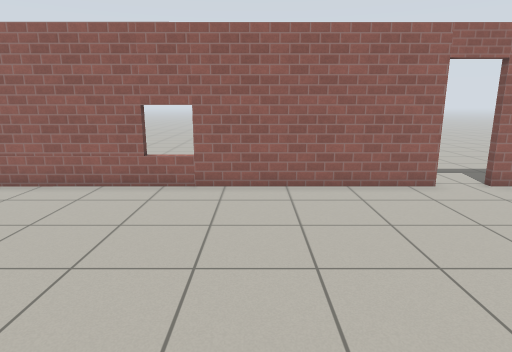
[1] (above)

16 first-person views from a walk through a Gazebo world. The camera is 1.3 m above the floor, tilts 12° down and sees 75° across. The floor is counted in squares, 0.5 m on a side. Each view is taken from the middle of a square. On the plan, view 1 faces up. The plan holds only what a view shows up to about 20 squares ahead; the rest is blank. The robots in the file are not drawn. Gazebo's built-in surfaces are drawn with simple patterns.

[2]
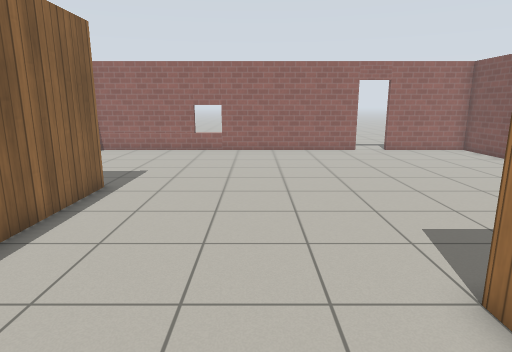

[3]
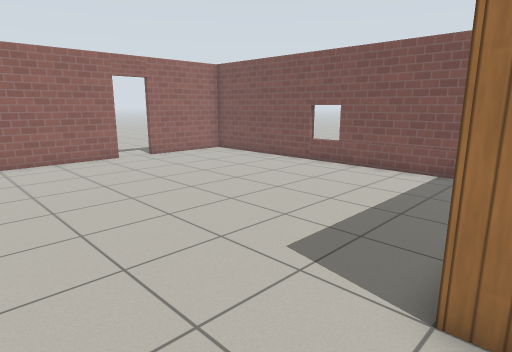

[4]
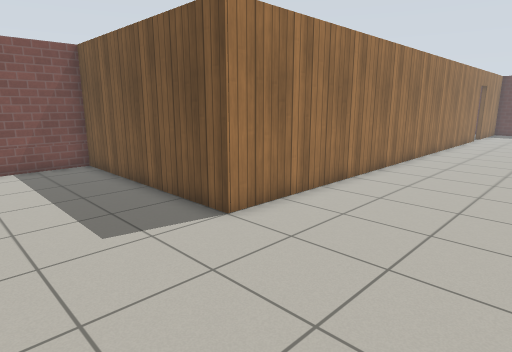

[5]
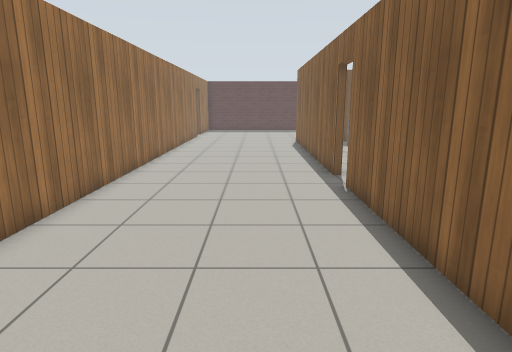

[6]
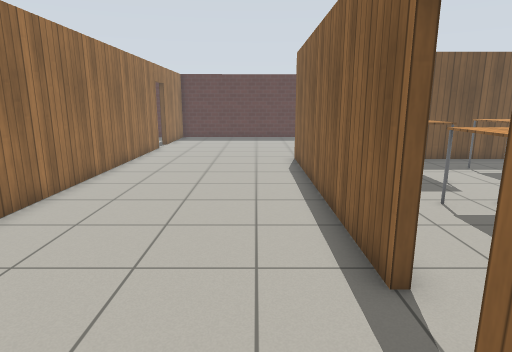

[7]
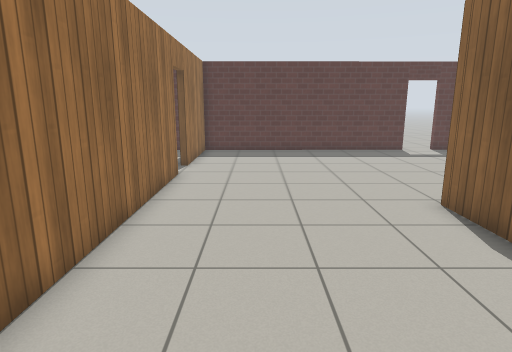

[8]
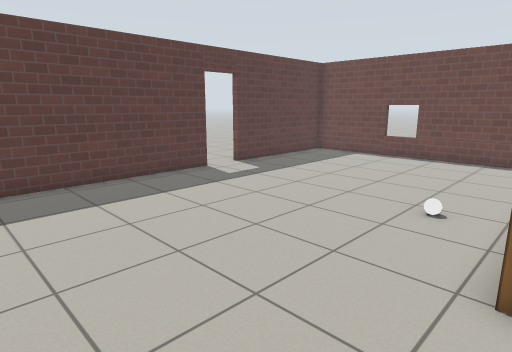

[9]
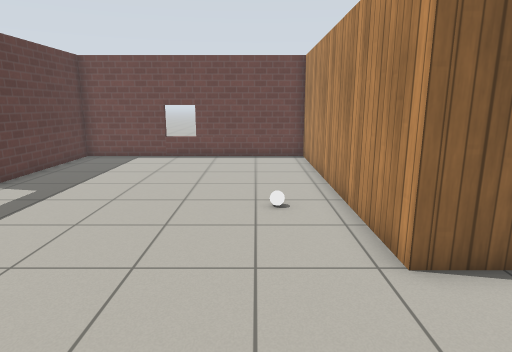

[10]
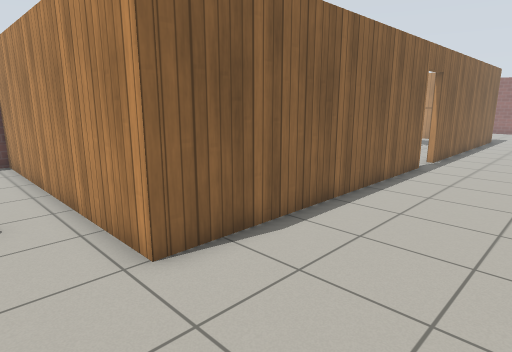

[11]
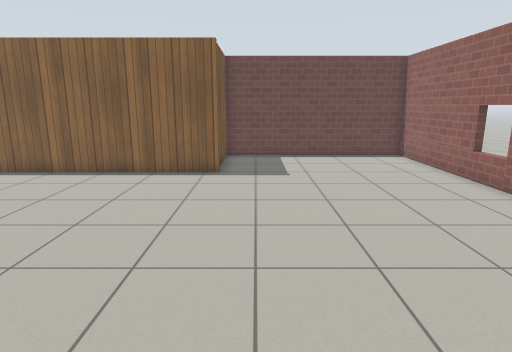

[12]
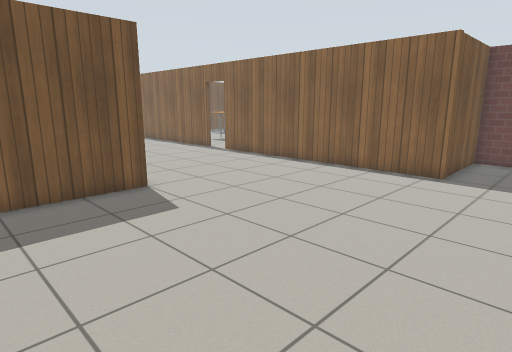

[13]
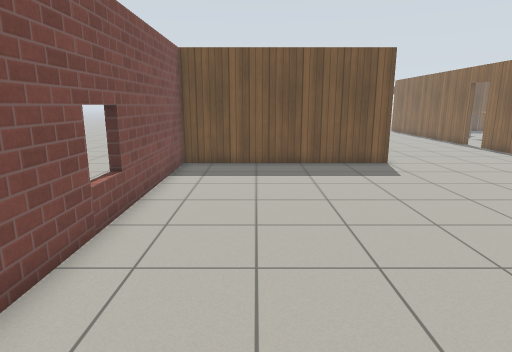

[14]
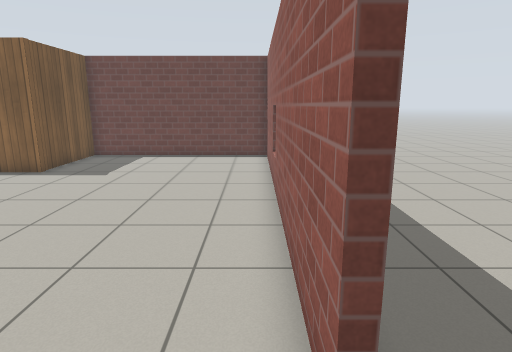

[15]
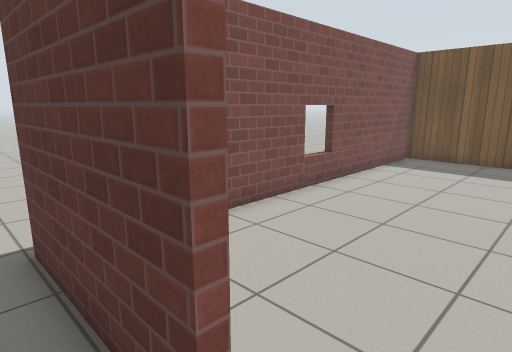

[16]
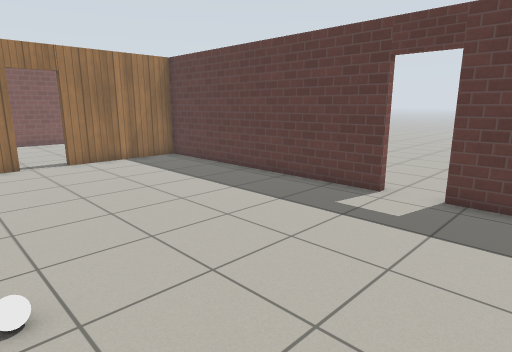

### Floor plan
Points are (right, up) in squares from view 1. A wall is a line through its corners. A room is listed if a view was taken in it or the views show most of it. See-through windows are left out.
Room 1 (views 1, 2, 3, 4, 5, 6, 7, 8, 9, 10, 11, 12, 13, 14, 16)
walls: (-4.9, -12.2) (-4.9, -24.5) (-17.2, -24.5) (-17.2, -35.7) (-10.5, -35.7); (3, -28.6) (3, -5) (12.3, -5) (12.2, 10.6) (7.7, 10.6); (5.9, 10.6) (-9.5, 10.6) (-9.5, 1.5) (-4.9, 1.5) (-4.9, -10.6); (-8.7, -35.7) (3, -35.6) (3, -30.4)
ways out: open door at (-9.5, -36) to room 2; open door at (6.5, 11) to room 2; open door at (-5, -11.5); open door at (3, -29.5)
objects: white ball (-8, -26)
Room 2 (view 15)
walls: (7.7, 10.9) (12.6, 10.9)
ways out: open door at (-9.5, -36) to room 1; open door at (6.5, 11) to room 1

Where each view was taken, in squares from view 1:
view 1: 0 up, 0 right, facing up
view 2: 9 down, 0 right, facing up
view 3: 6 down, 1 left, facing up-right
view 4: 0 up, 3 left, facing down-right
view 5: 0 up, 2 left, facing down
view 6: 8 down, 3 left, facing down
view 7: 16 down, 0 right, facing down
view 8: 24 down, 0 right, facing down-left
view 9: 27 down, 0 right, facing left
view 10: 27 down, 0 right, facing up-left
view 11: 3 up, 8 right, facing left
view 12: 5 up, 8 right, facing down-left
view 13: 10 up, 9 right, facing down
view 14: 10 up, 8 right, facing left
view 15: 12 up, 6 right, facing down-right
view 16: 26 down, 13 left, facing down-right
